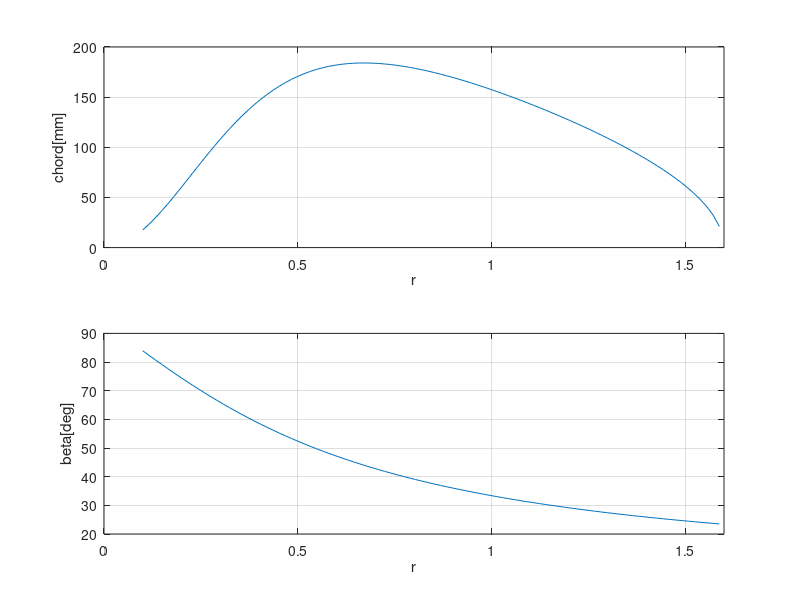
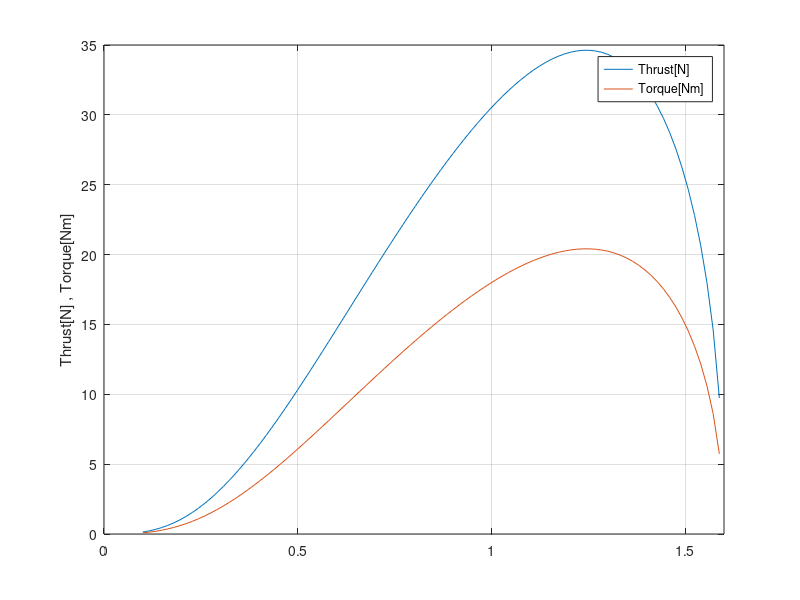
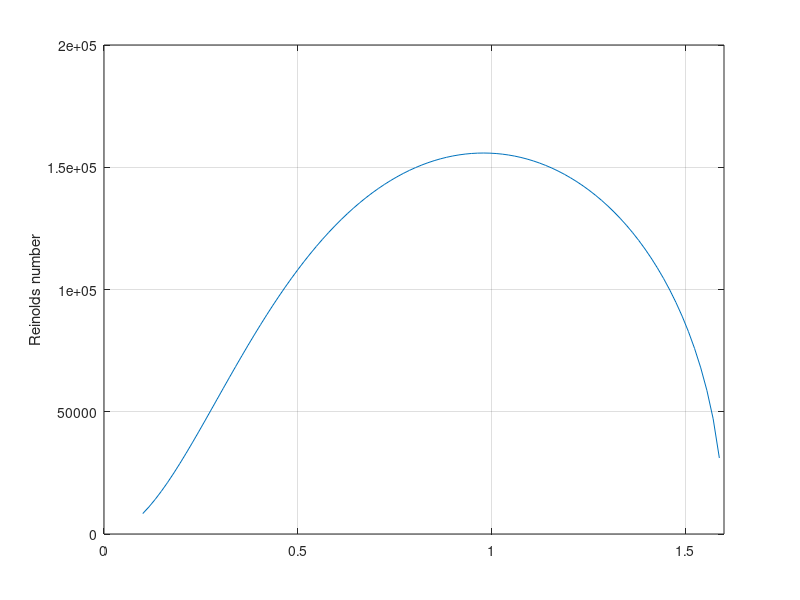

Reproduce these figures in MATLAB, in order.
clear all
%--------------------------------
%	ペラ設定値
%--------------------------------
B = 2;							%ブレード数B
n = 100;						%分割数n
D = 3.2;						%ペラ直径D[m]
R = D / 2.0;					%ペラ半径R（Dから求まる）
dr = D / 2.0 / n;				%ペラ分割幅Δr（Dとnから求まる）
r = 0.1:dr:R;					%ペラ位置r（ベクトル）
rpm = 130;						%回転数[rpm]
Omega = rpm / 60 * 2 * pi;		%回転数Ω[rad/s]（rpmから求まる）
V = 7.2;						%機速[m/s]
rho = 1.184;					%空気密度ρ[kg/m^3]
nu = 1.540 * 10^(-5);			%動粘性係数ν[m^2/s]
T = 30;							%必要推力T[N]

%翼型のデータ。Clを決めて、それに対応するCdとalphaを入力
Cl = 0.8;							%（局所）揚力係数
Cd = 0.015;						%（局所）抗力係数
alpha_deg = 4;					%迎え角α[degree]

%-------------------------------
alpha = alpha_deg .* pi/180;		%迎え角α[rad]
DL = Cd ./ Cl;						%D/L：揚抗比の逆数
Tc = 2*T / (rho*V^2*pi*R^2);		%推力係数Tc

%--------------------------------
%	Betz & Prandtlの式
%--------------------------------
x = Omega .*r / V;					%局所進行率の逆数x(ベクトル）
sinphi = sqrt(1+x.^2).^(-1);		%sinphi :sin(phi)（ベクトル）
cosphi = x .* sqrt(1+x.^2).^(-1);	%cosphi :cos8phi)（ベクトル）
lambda = V / Omega / R;				%進行率λ（スカラー）
f = B/2 * sqrt(lambda^2 +1)/lambda *(1-r/R); %渦面間隔パラメータf(vortex sheet spacing parameter)（ベクトル）
F = 2/pi * acos(e.^(-f));			%Plandtlの渦間隔パラメータF（ベクトル）
G = F.*x.^2 ./ (1+x.^2);			%Betz & Prandtlの最小誘導損失のプロペラの循環関数G（ベクトル）

xi = r/R;							%無次元ペラ位置ξ（ベクトル）
dxi = 1/n;							%Δξ（スカラー）

%--------------------------------
%	Larrabeeの設計法(論文の式順序に従う)
%--------------------------------
%ζを出すための積分式I1,I2
% dI1 = G .* (1 - DL./x) .* xi * dxi;	
% dI2 = G .* (1 - DL./x) .*xi ./ (x.^2+1) * dxi;
% I1 = 4 * sum(dI1);
% I2 = 2 * sum(dI2);
dI1dxi = G .* (1 - DL./x) .* xi;
dI2dxi = G .* (1 - DL./x) .*xi ./ (x.^2+1);
I1 = 4 * trapz(xi,dI1dxi);
I2 = 2 * trapz(xi,dI2dxi);


%渦面移動速度比ζ（スカラー）
zeta = I1 / (2*I2) * (1 - sqrt(1 - (4*I2*Tc / I1^2)));	
%渦面移動速度v'（スカラー）vortex displacement velocity
vd = zeta * V;

%循環分布Γ（(6)式から）
Gamma = 2 * pi .*r * vd .* sinphi .* cosphi .* F / B;
ad = 0.5 * vd / V ./ (x.^2+1);		%a'

%平面図関数（=(c/R)*Cl/zeta）planform function
planform = 4*pi / B * lambda .*G ./ sqrt(1+x.^2);

chord = planform * zeta ./ Cl * R;	%コード長c
phi = atan(lambda ./xi * (1 + zeta/2));	%らせん角度Φ
beta = phi + alpha;					%ピッチ角β[rad]
beta_deg = beta *180/pi;			%ピッチ角β[deg]

dTdrL = rho * Omega .*r .* (1 - ad) * B .* Gamma;	%流入速度による局所推力
dTdr = dTdrL .* (1- DL./x);		%誘導速度考慮した局所推力（抗力方向の誘導速度成分によって局所推力が減少）
% dT = dTdr .*dr;					%ΔT
% T = sum(dT) * B					%推力T ブレード数考慮
T = trapz(r,dTdr)					%推力T 台形公式積分

epsilon = atan(DL);					%揚力vs抗力の角度ε[rad]
etae = tan(phi) ./ tan(phi+epsilon) .* (1/(1+0.5*zeta)); %ブレード要素での効率ηe

dTcdxi = 2 .* zeta * G .*(1-DL./x).*xi.*(2-zeta./(x.^2+1));	%dTc/dξ（(16)式）
% eta = sum(etae .* dTcdxi .*dxi / Tc);	%効率η
eta = trapz(xi,etae .* dTcdxi) /Tc		%効率η
dQdr = dTdr * V ./ (eta * Omega);		%局所トルク[Nm]
Q = T * V / (eta * Omega);				%トルク[Nm]
W = Q * Omega							%必要パワー[W]

Re = sqrt(V^2 + (Omega .*r .* (1-ad)).^2) .* chord /nu;	%レイノルズ数Re

%--------------------------------
% 	グラフ描写と画像書き出し
%--------------------------------

%コード長とピッチ角のグラフ
figure(1);
	subplot(2,1,1);
		plot(r,chord*1000);
		xlabel('r');
		ylabel('chord[mm]');
		xlim([0 R]);
		grid on;

	subplot(2,1,2);
		plot(r,beta_deg);
		xlabel('r');
		ylabel('beta[deg]');
		xlim([0 R]);
		grid on;
	%-r100は解像度を100dpiにする。文字を大きくするために100dpi
	print -dpng -r100 chord_pitch.png;
	
%推力とトルクのグラフ
figure(2)
	plot(r,dTdr,r,dQdr);
	ylabel('Thrust[N] , Torque[Nm]');
	xlim([0 R]);
	legend('Thrust[N]','Torque[Nm]');
	grid on;
	print -dpng -r100 thrust.png

%レイノルズ数のグラフ
figure(3)
	plot(r,Re);
	ylabel('Reinolds number');
	xlim([0 R]);
	grid on;
	print -dpng -r100 Re.png
